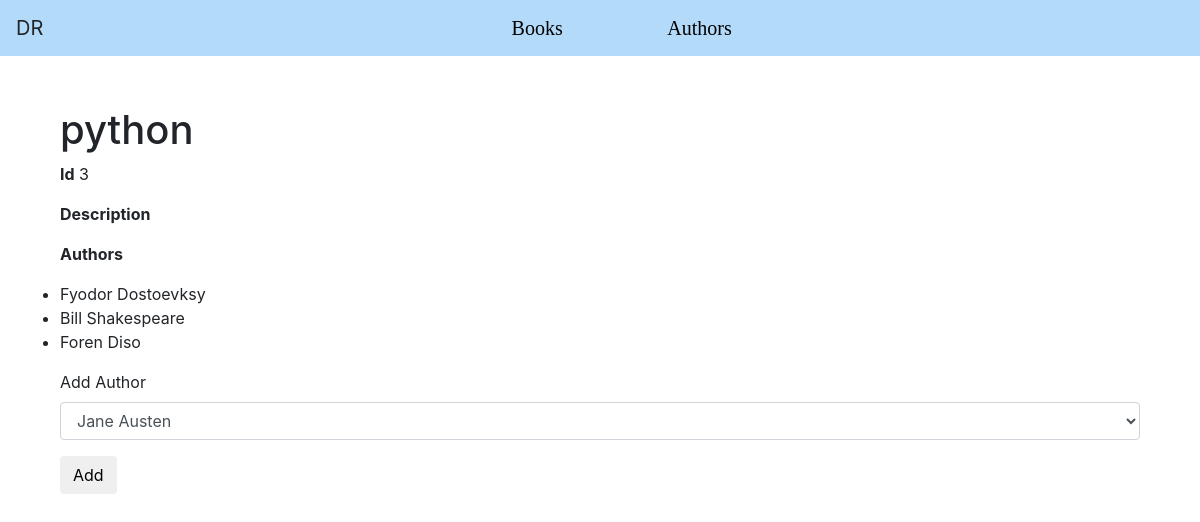
Page /view_book/3 on the committed database.
### books_authors/models.py (models this page shows)
class Book(models.Model):
    title= models.CharField(max_length=255)
    desc= models.TextField()
    created_at= models.DateTimeField(auto_now_add=True)
    updated_at= models.DateTimeField(auto_now=True)

class Author(models.Model):
    first_name= models.CharField(max_length=255)
    last_name= models.CharField(max_length=255)
    notes= models.TextField()
    books = models.ManyToManyField(Book, related_name = 'authors')
    created_at= models.DateTimeField(auto_now_add=True)
    updated_at= models.DateTimeField(auto_now=True)

### books_authors/views.py (the view)
# urls.py: path('view_book/<int:book_id>', views.view_book),
def view_book(request, book_id):
    book = Book.objects.get(id= book_id)
    context = {
        "book": book,
        "authors": Author.objects.exclude(books__id= book_id)
    }
    return render(request, "book.html", context)

### books_authors/templates/book.html (shortened to what this page needs)
<!DOCTYPE html>
<html lang="en">
    <head>
        <link rel="stylesheet" href="https://maxcdn.bootstrapcdn.com/bootstrap/4.0.0/css/bootstrap.min.css">
        {% load static %}
        <link rel="stylesheet" href="{% static 'styles.css' %}">
        {% load static %}
    </head>
    <body>
        <nav class="navbar navbar-expand-md navbar-light">
            <a class= "navbar-brand">DR</a>
            <ul class="navbar-nav">
                <li class="active" id="active">
                    <a href="/books">Books</a>
                    <a href="/authors">Authors</a>
                </li>
            </ul>
        </nav>
        <div class="container">
            <h1>{{ book.title }}</h1>
            <p><b>Id</b> {{ book.id }}</p>
            <p><b>Description</b> {{ book.desc }}</p>
            <p><strong>Authors</strong></p>
            <ul>
                {% for author in book.authors.all %}
                <li>{{ author.first_name }} {{ author.last_name }} </li>
                {% endfor %}
            </ul>
            {% if authors %}
            <form action="/add_book_author/{{ book.id }}" method="post">
                <div class="form-group">
                    <label for="author_id">Add Author</label>
                    <select name="author_id" id="author_id" class="form-control">
                        {% for author in authors %}
                        <option value="{{ author.id }}">{{ author.first_name }} {{ author.last_name }}</option>
                        {% endfor %}
                    </select>
                </div>
                <button class="btn btn-default">Add</button>
            </form>
            {% endif %}
        </div>
    </body>
</html>

### books_authors/static/styles.css (style rules this page uses)
* { margin:0; padding:0; }
.navbar-light { background-color: #b3daf8; }
.navbar .navbar-nav { padding: 0; margin:auto; display: flex; justify-content: space-between; list-style-type: none; }
.navbar .navbar-nav li a { padding: 50px; font-family: cursive; color: black; font-size: 20px; text-decoration: none; }
#active { background-color:none; }
.container { padding:30px; margin-top: 20px; }

### rows in the picture
Book: title "python", id "3"
Author: first_name "Fyodor", last_name "Dostoevksy"
Author: first_name "Bill", last_name "Shakespeare"
Author: first_name "Foren", last_name "Diso"

### other values in the picture
form field author_id "Jane Austen"
